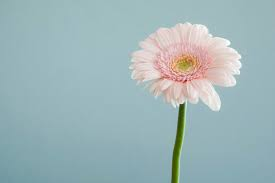
#> input picture Edge_detection/flower.jpg, 275 x 183 px
$ python canny_fun.py
#> lines starting #> are read from the running program, lines starting #| are printed output that depends on the picture; after the words box and inside, x2 and y2 are one past the last pixel; in counts of white or black regions, pixels touching at a corner belong together
import cv2
img=cv2.imread("flower.jpg",cv2.IMREAD_GRAYSCALE)
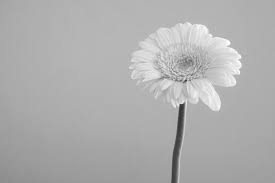
#> img: shape (183, 275); min 50, max 255, mean 174.7

edges=cv2.Canny(img,50,150)
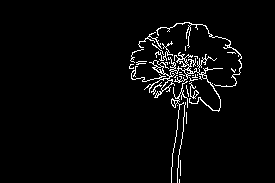
#> edges: shape (183, 275); 3.4% white in thin lines or dots, all inside (x1, y1, x2, y2) = (129, 22, 242, 183)

cv2.imshow("Original Image",img)
cv2.imshow("Edges",edges)

cv2.waitKey(0)
cv2.destroyAllWindows()
